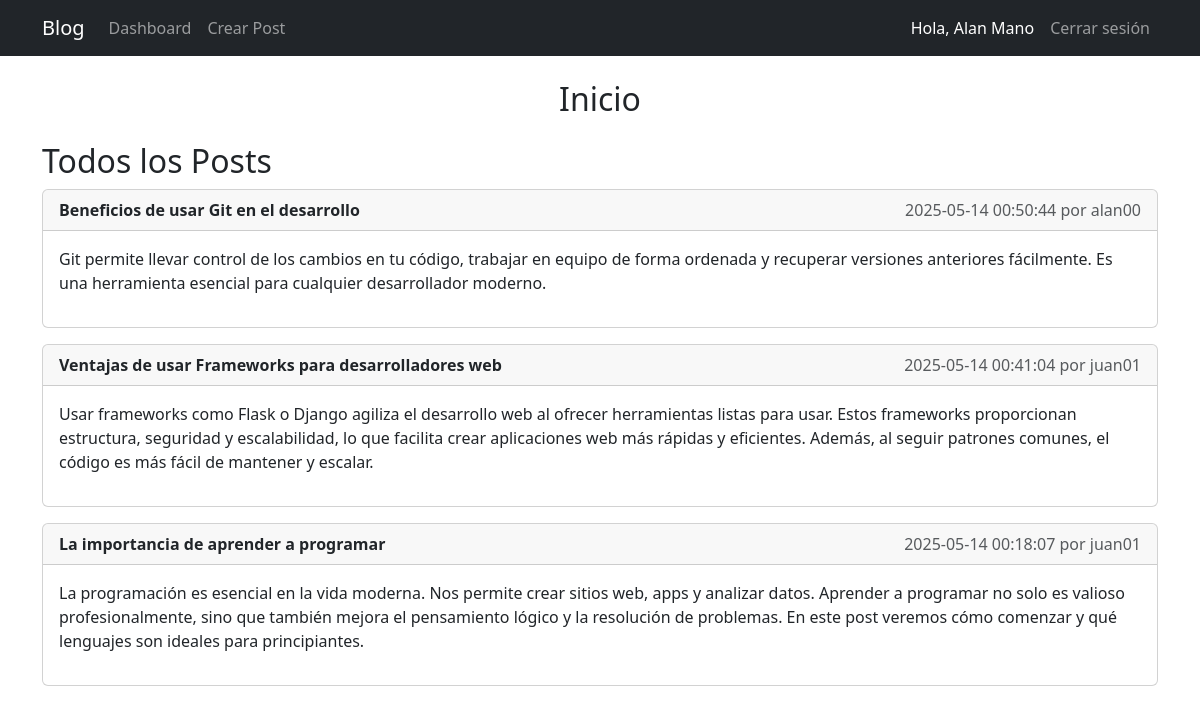
/ (signed in), run on the app's committed database.
### tables this page shows
CREATE TABLE users (
            id INTEGER PRIMARY KEY,
            name TEXT NOT NULL,
            email TEXT NOT NULL UNIQUE,
            username TEXT NOT NULL UNIQUE,
            password TEXT NOT NULL
        );

CREATE TABLE posts (
            id INTEGER PRIMARY KEY,
            title TEXT NOT NULL,
            content TEXT NOT NULL,
            user_id INTEGER NOT NULL,
            created_at TIMESTAMP DEFAULT CURRENT_TIMESTAMP,
            FOREIGN KEY (user_id) REFERENCES users (id)
        );

### App.py (the view)
@app.route("/")
def index():
    conn = get_db_connection()
    posts = conn.execute("""
        SELECT posts.*, users.username
        FROM posts JOIN users ON posts.user_id = users.id
        ORDER BY posts.created_at DESC
    """).fetchall()
    conn.close()
    return render_template("index.html", posts=posts)

### App.py (called while the page is built)
def get_db_connection():
    conn = sqlite3.connect("blog.db")
    conn.row_factory = sqlite3.Row
    return conn

@login_manager.user_loader
def load_user(user_id):
    return User.get_by_id(user_id)

    @staticmethod
    def get_by_id(user_id):
        conn = get_db_connection()
        user = conn.execute("SELECT * FROM users WHERE id = ?", (user_id,)).fetchone()
        conn.close()
        if user:
            return User(user['id'], user['username'], user['password'], user['name'], user['email'])
        return None

### templates/index.html
{% extends 'base.html' %}
{% block content %}
<h2 class="text-center mb-4">Inicio</h2>
<h2>Todos los Posts</h2>
{% for post in posts %}
    <div class="card mb-3">
        <div class="card-header">
            <strong>{{ post['title'] }}</strong>
            <span class="text-muted float-end">{{ post['created_at'] }} por {{ post['username'] }}</span>
        </div>
        <div class="card-body">
            <p>{{ post['content'] }}</p>
        </div>
    </div>
{% else %}
    <p>No hay posts publicados aún.</p>
{% endfor %}
{% endblock %}

### templates/base.html (shortened to what this page needs)
<!doctype html>
<html lang="es">
<head>
    <link href="https://cdn.jsdelivr.net/npm/bootstrap@5.3.0/dist/css/bootstrap.min.css" rel="stylesheet">
</head>
<body>
    <nav class="navbar navbar-expand-lg navbar-dark bg-dark">
        <div class="container">
            <a class="navbar-brand">Blog</a>
            <div class="collapse navbar-collapse" id="navbarNav">
                <ul class="navbar-nav me-auto">
                    <a class="nav-link" href="{{ url_for('index') }}">Dashboard</a>
                    {% if current_user.is_authenticated %}
                        <li class="nav-item">
                            <a class="nav-link" href="{{ url_for('dashboard') }}">Crear Post</a>
                        </li>
                    {% endif %}
                </ul>
                <ul class="navbar-nav">
                    {% if current_user.is_authenticated %}
                    <li class="nav-item">
                        <a class="nav-link disabled text-white">Hola, {{ current_user.name }}</a>
                    </li>
                        <li class="nav-item">
                            <a class="nav-link" href="{{ url_for('logout') }}">Cerrar sesión</a>
                        </li>
                    {% endif %}
                </ul>
            </div>
        </div>
    </nav>
    <div class="container mt-4">
        {% block content %}{% endblock %}
    </div>
</body>
</html>

### data on the page
users: name "Alan Mano"
posts: title "Beneficios de usar Git en el desarrollo", created_at "2025-05-14 00:50:44", username "alan00", content "Git permite llevar control de los cambios en tu código, trabajar en equipo de forma ordenada y recuperar versiones anteriores fácilmente. Es una herramienta esencial para cualquier desarrollador moderno."
posts: title "Ventajas de usar Frameworks para desarrolladores web", created_at "2025-05-14 00:41:04", username "juan01", content "Usar frameworks como Flask o Django agiliza el desarrollo web al ofrecer herramientas listas para usar. Estos frameworks proporcionan estructura, seguridad y escalabilidad, lo que facilita crear aplicaciones web más rápidas y eficientes. Además, al seguir patrones comunes, el código es más fácil de mantener y escalar."
posts: title "La importancia de aprender a programar", created_at "2025-05-14 00:18:07", username "juan01", content "La programación es esencial en la vida moderna. Nos permite crear sitios web, apps y analizar datos. Aprender a programar no solo es valioso profesionalmente, sino que también mejora el pensamiento lógico y la resolución de problemas. En este post veremos cómo comenzar y qué lenguajes son ideales para principiantes."
